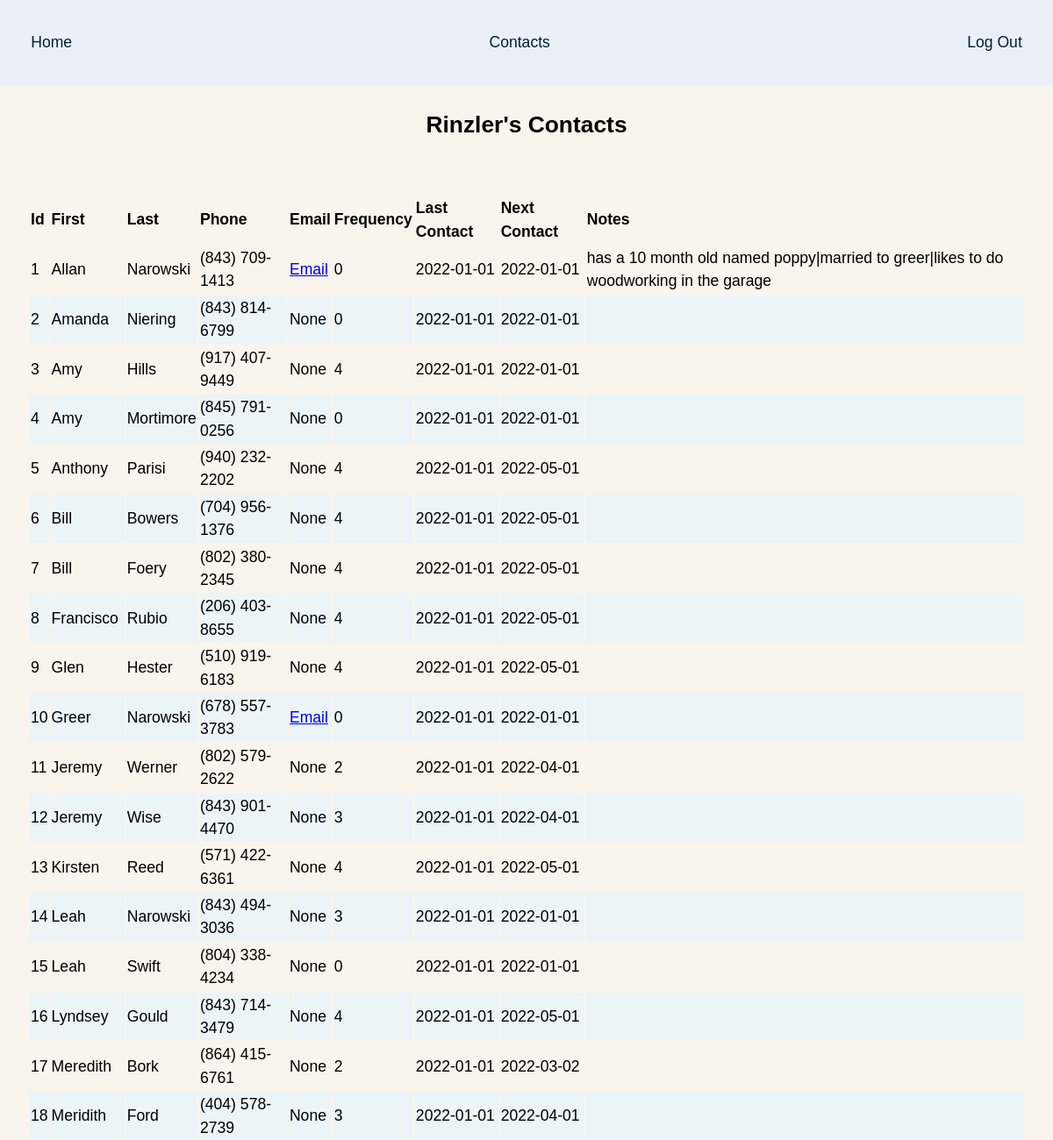
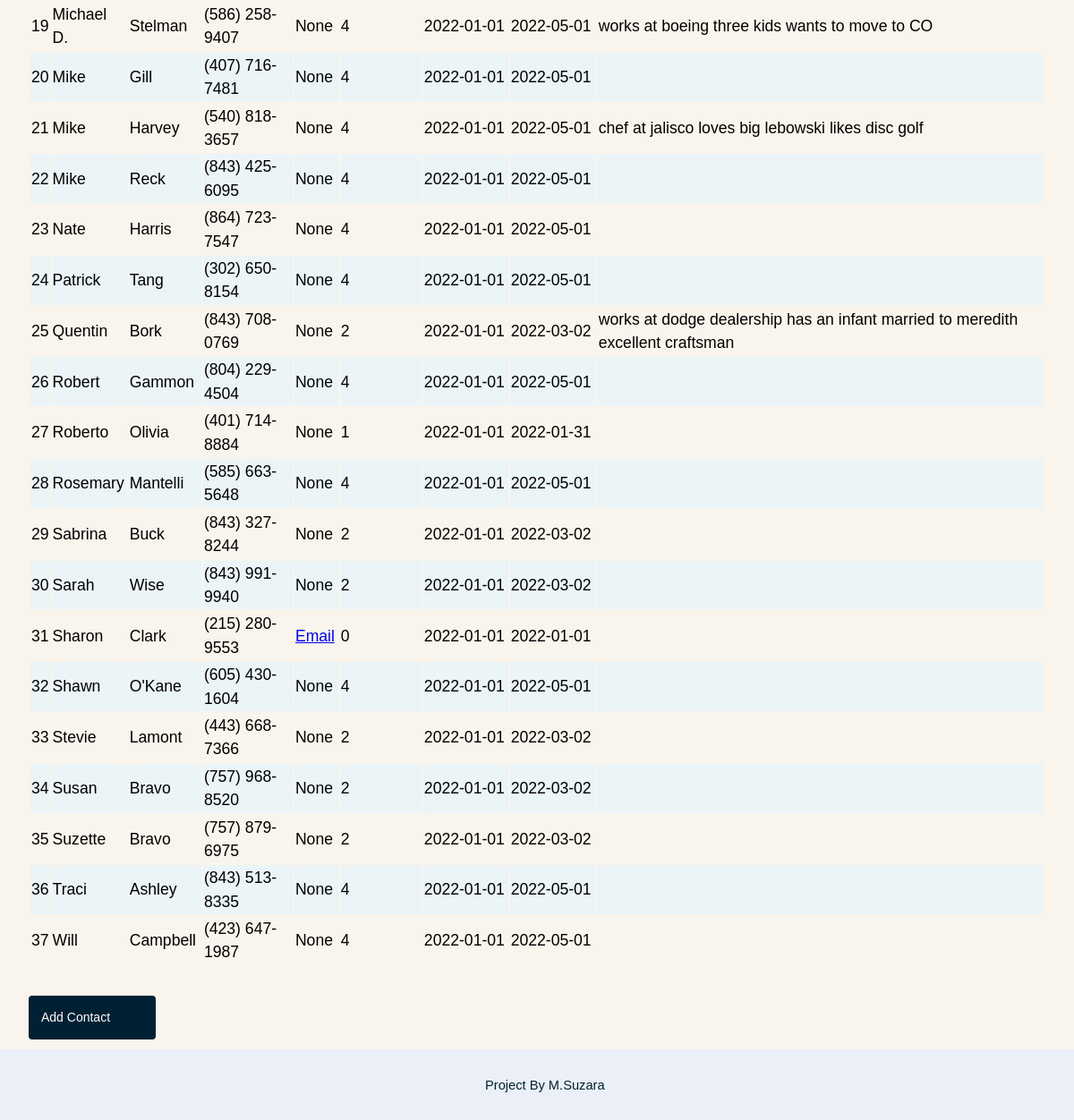
/contacts (signed in), run on the app's committed database (2 pictures, top to bottom).
### app/models.py (models this page shows, shortened)
class User(UserMixin, db.Model):
    __tablename__ = "users"
    id = db.Column(db.Integer, primary_key=True)
    email = db.Column(db.String(64), unique=True, index=True)
    username = db.Column(db.String(64), unique=True, index=True)
    password_hash = db.Column(db.String(128))
    role_id = db.Column(db.Integer, db.ForeignKey("roles.id"))
    @property
    def password(self):
        raise AttributeError("password is not a readable attribute")

class Contact(db.Model):
    __tablename__ = "contact"
    id = db.Column(db.Integer, primary_key=True)
    first = db.Column(db.String(64), nullable=False)
    last = db.Column(db.String(64))
    phone = db.Column(db.String(10))
    email = db.Column(db.String(64), index=True)
    frequency = db.Column(db.Integer, nullable=False)
    last_contact = db.Column(db.String(10))
    next_contact = db.Column(db.String(10))
    notes = db.Column(db.String)
    def update_next_contact(self):
        last_contact_iso = date.fromisoformat(self.last_contact)
        next_contact_date = last_contact_iso + timedelta(days=self.frequency * 30)
        next_contact_date = next_contact_date.strftime("%Y-%m-%d")
        db.session.query(Contact).filter(Contact.first == self.first).update(
            {Contact.next_contact: next_contact_date}
        )
        db.session.commit()

### app/main/views.py (the view)
@main.route("/contacts")
def contacts():
    contacts = Contact.query.all()
    for contact in contacts:
        contact.update_next_contact()
    return render_template("contacts.html", title="Contacts", contacts=contacts)

### app/models.py (called while the page is built, shortened)
@login_manager.user_loader
def load_user(user_id):
    return User.query.get(int(user_id))

### app/templates/contacts.html (shortened to what this page needs)
{% extends "base.html" %}
{% block content %}
<h2>{{ current_user.username.title() }}'s Contacts</h2>
{% if contacts %}
	<form action="" method="post" name="contact_list">
		<table>
			<thead>
				<tr>
					<th>Id</th>
					<th>First</th>
					<th>Last</th>
					<th>Phone</th>
					<th>Email</th>
					<th>Frequency</th>
					<th>Last Contact</th>
					<th>Next Contact</th>
					<th>Notes</th>
				</tr>
			</thead>
			<tbody>
			{% for contact in contacts %}
				<tr>
					<td>
						{{ contact.id }}
					</td>
					<td>
						{{ contact.first.title() }}
					</td>
					<td>
						{{ contact.last.title() }}
					</td>
					<td>
						{{ contact.phone }}
					</td>
					<td>
						{% if contact.email %}
						<a href="mailto:{{ contact.email }}">Email</a>
						{% else %}
						None
						{% endif %}
					</td>
					<td>
						{{ contact.frequency }}
					</td>
					<td>
						{{ contact.last_contact }}
					</td>
					<td>
						{{ contact.next_contact }}
					</td>
					<td>
						{{ contact.notes }}
					</td>
				</tr>
				{% endfor %}
			</tbody>
		</table>
	<a class="button button-add" href="{{ url_for('main.contacts') }}">Add Contact</a>
	<br>
	</form>
	{% else %}
		<h3 class="no-content">No Contacts At This Time</h3>
{% endif %}
{% endblock %}

### app/templates/base.html (shortened to what this page needs)
<!DOCTYPE html>
<html lang="en">
<head>
	{% block head %}
	<link rel="stylesheet" href="{{ url_for('static', filename='style.css') }}">
	{% endblock %}
</head>
<body>
	{% block navbar %}
	<div class="header">
		<nav class="nav-bar">
			<ul class="nav-ul">
				{% if current_user.is_authenticated %}
				<li class="nav-item"><a class="nav-link" href="{{ url_for('main.index') }}">Home</a></li>
				<li class="nav-item"><a class="nav-link" href="{{ url_for('main.contacts') }}">Contacts</a></li>
				<li class="nav-item"><a class="nav-link" href="{{ url_for('auth.logout') }}">Log Out</a></li>
				{% else %}
				<li class="nav-item"><a class="nav-link" href="{{ url_for('auth.login') }}">Log In</a></li>
				{% endif %}
			</ul>
		</nav>
	</div>
	{% endblock %}
{% block content %}{% endblock %}
	<div class="footer">
		<p><small>Project By M.Suzara</small></p>
	</div>
</body>
</html>

### app/static/style.css (style rules this page uses)
:root { --gumbo: #5F8884; --just_right: #E0BEB1; --scorpion: #78656C; --deep_fir: #043A14; --black_pearl: #002033; --black_pearl_complement: #331300; --light_gray_cyan: #ebf4f7; --off_white: #F9F5EC; --off_white_complement: #EBEFF7; --hover_orange: #c05139; --alert_yellow: #FFE368; }
body { background-color: var(--off_white); font-family: Arial, Helvetica, sans-serif; font-size: 1.1em; line-height: 1.5; margin: 0; text-align: center; }
h1, h2, h3 { margin: 0; padding: 1em 0; }
p { margin: 0; padding: 1em 0; }
.header { background-color: var(--off_white_complement); padding: 1em; }
nav ul { display: flex; flex-direction: row; flex-wrap: wrap; justify-content: space-between; list-style-type: none; padding: 0 1em; }
.nav-link { color : var(--black_pearl); text-decoration: none; }
.footer { background-color: var(--off_white_complement); bottom: 0; color : var(--black_pearl); padding: 0.5em; position: fixed; text-align: center; width: 100%; }
.button { border: none; border-radius: 4px; color: white; cursor: pointer; font-size: 14px; padding: 1em; text-decoration: none; width: 10%; }
.button-add { background-color: var(--black_pearl); }
form { box-sizing: border-box; border-radius: 1rem; display: grid; font-family: Arial, Helvetica, sans-serif; gap: 2rem; grid-template-columns: 1fr; padding: 2rem; text-align: left; }
tr:nth-child(even) { background-color: var(--light_gray_cyan); }

### data on the page
User: username "Rinzler"
Contact: id "1", first "Allan", last "Narowski", phone "(843) 709-1413", frequency "0", last_contact "2022-01-01", next_contact "2022-01-01", notes "has a 10 month old named poppy|married to greer|likes to do woodworking in the garage"
Contact: id "2", first "Amanda", last "Niering", phone "(843) 814-6799", email "None", frequency "0", last_contact "2022-01-01", next_contact "2022-01-01"
Contact: id "3", first "Amy", last "Hills", phone "(917) 407-9449", email "None", frequency "4", last_contact "2022-01-01", next_contact "2022-01-01"
Contact: id "4", first "Amy", last "Mortimore", phone "(845) 791-0256", email "None", frequency "0", last_contact "2022-01-01", next_contact "2022-01-01"
Contact: id "5", first "Anthony", last "Parisi", phone "(940) 232-2202", email "None", frequency "4", last_contact "2022-01-01", next_contact "2022-05-01"
Contact: id "6", first "Bill", last "Bowers", phone "(704) 956-1376", email "None", frequency "4", last_contact "2022-01-01", next_contact "2022-05-01"
Contact: id "7", first "Bill", last "Foery", phone "(802) 380-2345", email "None", frequency "4", last_contact "2022-01-01", next_contact "2022-05-01"
Contact: id "8", first "Francisco", last "Rubio", phone "(206) 403-8655", email "None", frequency "4", last_contact "2022-01-01", next_contact "2022-05-01"
Contact: id "9", first "Glen", last "Hester", phone "(510) 919-6183", email "None", frequency "4", last_contact "2022-01-01", next_contact "2022-05-01"
Contact: id "10", first "Greer", last "Narowski", phone "(678) 557-3783", frequency "0", last_contact "2022-01-01", next_contact "2022-01-01"
Contact: id "11", first "Jeremy", last "Werner", phone "(802) 579-2622", email "None", frequency "2", last_contact "2022-01-01", next_contact "2022-04-01"
Contact: id "12", first "Jeremy", last "Wise", phone "(843) 901-4470", email "None", frequency "3", last_contact "2022-01-01", next_contact "2022-04-01"
Contact: id "13", first "Kirsten", last "Reed", phone "(571) 422-6361", email "None", frequency "4", last_contact "2022-01-01", next_contact "2022-05-01"
Contact: id "14", first "Leah", last "Narowski", phone "(843) 494-3036", email "None", frequency "3", last_contact "2022-01-01", next_contact "2022-01-01"
Contact: id "15", first "Leah", last "Swift", phone "(804) 338-4234", email "None", frequency "0", last_contact "2022-01-01", next_contact "2022-01-01"
Contact: id "16", first "Lyndsey", last "Gould", phone "(843) 714-3479", email "None", frequency "4", last_contact "2022-01-01", next_contact "2022-05-01"
Contact: id "17", first "Meredith", last "Bork", phone "(864) 415-6761", email "None", frequency "2", last_contact "2022-01-01", next_contact "2022-03-02"
Contact: id "18", first "Meridith", last "Ford", phone "(404) 578-2739", email "None", frequency "3", last_contact "2022-01-01", next_contact "2022-04-01"
Contact: id "19", first "Michael D.", last "Stelman", phone "(586) 258-9407", email "None", frequency "4", last_contact "2022-01-01", next_contact "2022-05-01", notes "works at boeing three kids wants to move to CO"
Contact: id "20", first "Mike", last "Gill", phone "(407) 716-7481", email "None", frequency "4", last_contact "2022-01-01", next_contact "2022-05-01"
Contact: id "21", first "Mike", last "Harvey", phone "(540) 818-3657", email "None", frequency "4", last_contact "2022-01-01", next_contact "2022-05-01", notes "chef at jalisco loves big lebowski likes disc golf"
Contact: id "22", first "Mike", last "Reck", phone "(843) 425-6095", email "None", frequency "4", last_contact "2022-01-01", next_contact "2022-05-01"
Contact: id "23", first "Nate", last "Harris", phone "(864) 723-7547", email "None", frequency "4", last_contact "2022-01-01", next_contact "2022-05-01"
Contact: id "24", first "Patrick", last "Tang", phone "(302) 650-8154", email "None", frequency "4", last_contact "2022-01-01", next_contact "2022-05-01"
Contact: id "25", first "Quentin", last "Bork", phone "(843) 708-0769", email "None", frequency "2", last_contact "2022-01-01", next_contact "2022-03-02", notes "works at dodge dealership has an infant married to meredith excellent craftsman"
Contact: id "26", first "Robert", last "Gammon", phone "(804) 229-4504", email "None", frequency "4", last_contact "2022-01-01", next_contact "2022-05-01"
Contact: id "27", first "Roberto", last "Olivia", phone "(401) 714-8884", email "None", frequency "1", last_contact "2022-01-01", next_contact "2022-01-31"
Contact: id "28", first "Rosemary", last "Mantelli", phone "(585) 663-5648", email "None", frequency "4", last_contact "2022-01-01", next_contact "2022-05-01"
Contact: id "29", first "Sabrina", last "Buck", phone "(843) 327-8244", email "None", frequency "2", last_contact "2022-01-01", next_contact "2022-03-02"
Contact: id "30", first "Sarah", last "Wise", phone "(843) 991-9940", email "None", frequency "2", last_contact "2022-01-01", next_contact "2022-03-02"
Contact: id "31", first "Sharon", last "Clark", phone "(215) 280-9553", frequency "0", last_contact "2022-01-01", next_contact "2022-01-01"
Contact: id "32", first "Shawn", last "O'Kane", phone "(605) 430-1604", email "None", frequency "4", last_contact "2022-01-01", next_contact "2022-05-01"
Contact: id "33", first "Stevie", last "Lamont", phone "(443) 668-7366", email "None", frequency "2", last_contact "2022-01-01", next_contact "2022-03-02"
Contact: id "34", first "Susan", last "Bravo", phone "(757) 968-8520", email "None", frequency "2", last_contact "2022-01-01", next_contact "2022-03-02"
Contact: id "35", first "Suzette", last "Bravo", phone "(757) 879-6975", email "None", frequency "2", last_contact "2022-01-01", next_contact "2022-03-02"
Contact: id "36", first "Traci", last "Ashley", phone "(843) 513-8335", email "None", frequency "4", last_contact "2022-01-01", next_contact "2022-05-01"
Contact: id "37", first "Will", last "Campbell", phone "(423) 647-1987", email "None", frequency "4", last_contact "2022-01-01", next_contact "2022-05-01"
